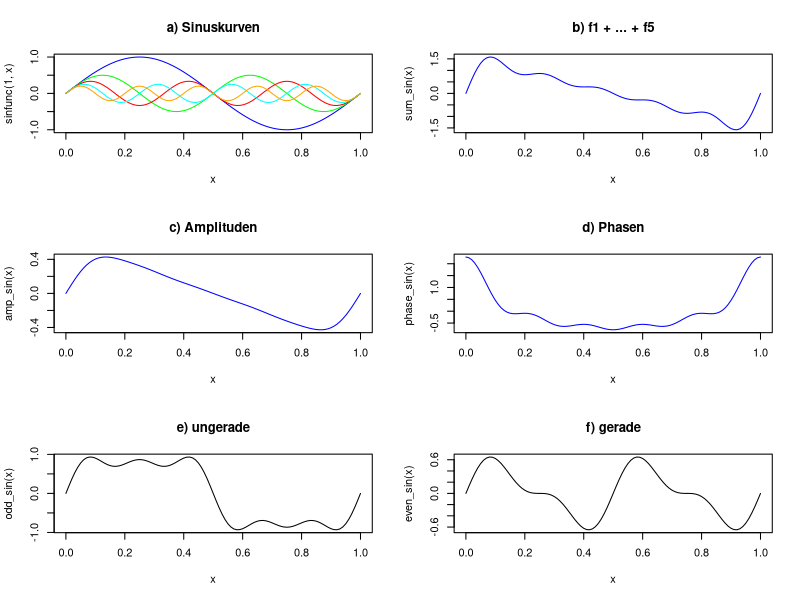

R code for this plot:
sinfunc <- function(w, t, phi=0){1/w * sin(2*pi*w*t + phi)}
color <- c("blue", "green", "red", "cyan", "orange" )

layout(matrix (c(seq(1,6)), nrow=3, byrow=TRUE))

#a)
curve(sinfunc(1, x), from=0, to=1, col=color[1], main="a) Sinuskurven")
for(i in 2:5){
  curve(sinfunc(i, x),  col=color[i], add=TRUE)
}

#b)
sum_sin <- function(x){sinfunc(1,x)+sinfunc(2,x)+sinfunc(3,x)+sinfunc(4,x)+sinfunc(5,x)}
curve(sum_sin(x), from=0, to=1, col="blue", main="b) f1 + ... + f5")

#c)
amp_sin <- function(x){
  z <- 0
  for(i in 1:5){
    z <- z + exp(-i)*sin(2*pi*i*x)
  }
  z
}
curve(amp_sin(x), from=0, to=1, col="blue", main="c) Amplituden")

#d)
phase_sin <- function(x){
  z <- 0
  for(i in 1:5){
    z <- z + (1/i)*sin(2*pi*i*x+(pi/2))
  }
  z
}
curve(phase_sin(x), rom=0, to=1, col="blue", main="d) Phasen")

#e)
odd_sin <- function(x){
  z <- 0
  for(i in 1:5){
    if(i %% 2 == 1)(z <- z + sinfunc(i,x))
  }
  z
}
curve(odd_sin(x), main="e) ungerade")

#f)
even_sin <- function(x){
  z <- 0
  for(i in 1:5){
    if(i %% 2 == 0)(z <- z + sinfunc(i,x))
  }
  z
}
curve(even_sin(x), main="f) gerade")

layout(1)
